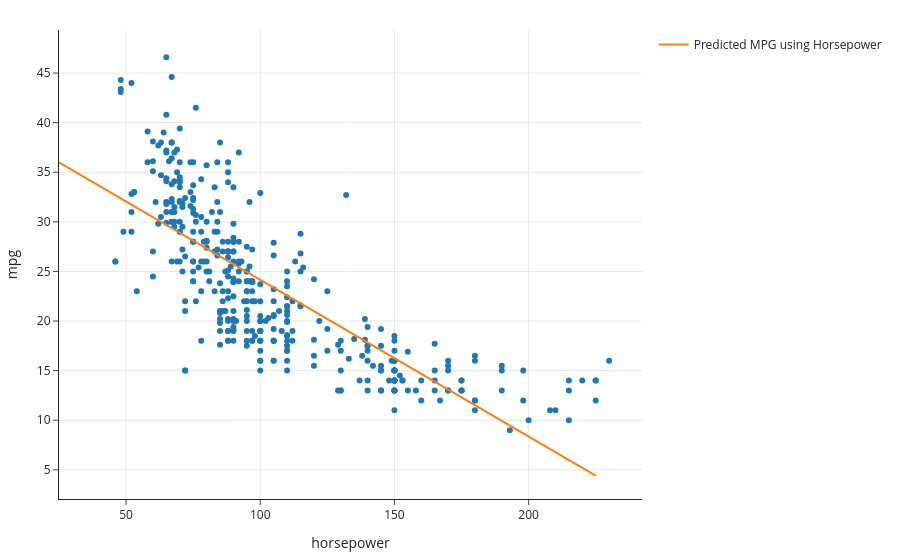

This figure's notebook cell:
### Markdown cell above
What do our predictions look like?

### Code cell
hp_points = pd.DataFrame({'horsepower': [25, 225]})
fig = px.scatter(mpg, x='horsepower', y='mpg')
fig.add_trace(go.Scatter(
    x=hp_points['horsepower'],
    y=car_model.predict(hp_points),
    mode='lines',
    name='Predicted MPG using Horsepower'
))

### Figure 1 — Plotly figure (JSON) as saved in the notebook; plotly's stock layout.template omitted (floating-point values rounded to 4 significant figures; data arrays with more than 128 entries replaced by an {"elided": "..."} marker saying what was removed)
{"data": [{"hovertemplate": "horsepower=%{x}<br>mpg=%{y}<extra></extra>", "legendgroup": "", "marker": {"color": "#1F77B4", "symbol": "circle"}, "mode": "markers", "name": "", "orientation": "v", "showlegend": false, "type": "scatter", "x": {"elided": "392 int values"}, "xaxis": "x", "y": {"elided": "392 float values"}, "yaxis": "y"}, {"mode": "lines", "name": "Predicted MPG using Horsepower", "type": "scatter", "x": [25, 225], "y": [35.99, 4.421]}], "layout": {"autosize": true, "legend": {"tracegroupgap": 0}, "xaxis": {"anchor": "y", "autorange": true, "domain": [0, 1], "range": [25, 241.9], "title": {"text": "horsepower"}, "type": "linear"}, "yaxis": {"anchor": "x", "autorange": true, "domain": [0, 1], "range": [2.041, 49.64], "title": {"text": "mpg"}, "type": "linear"}}}
